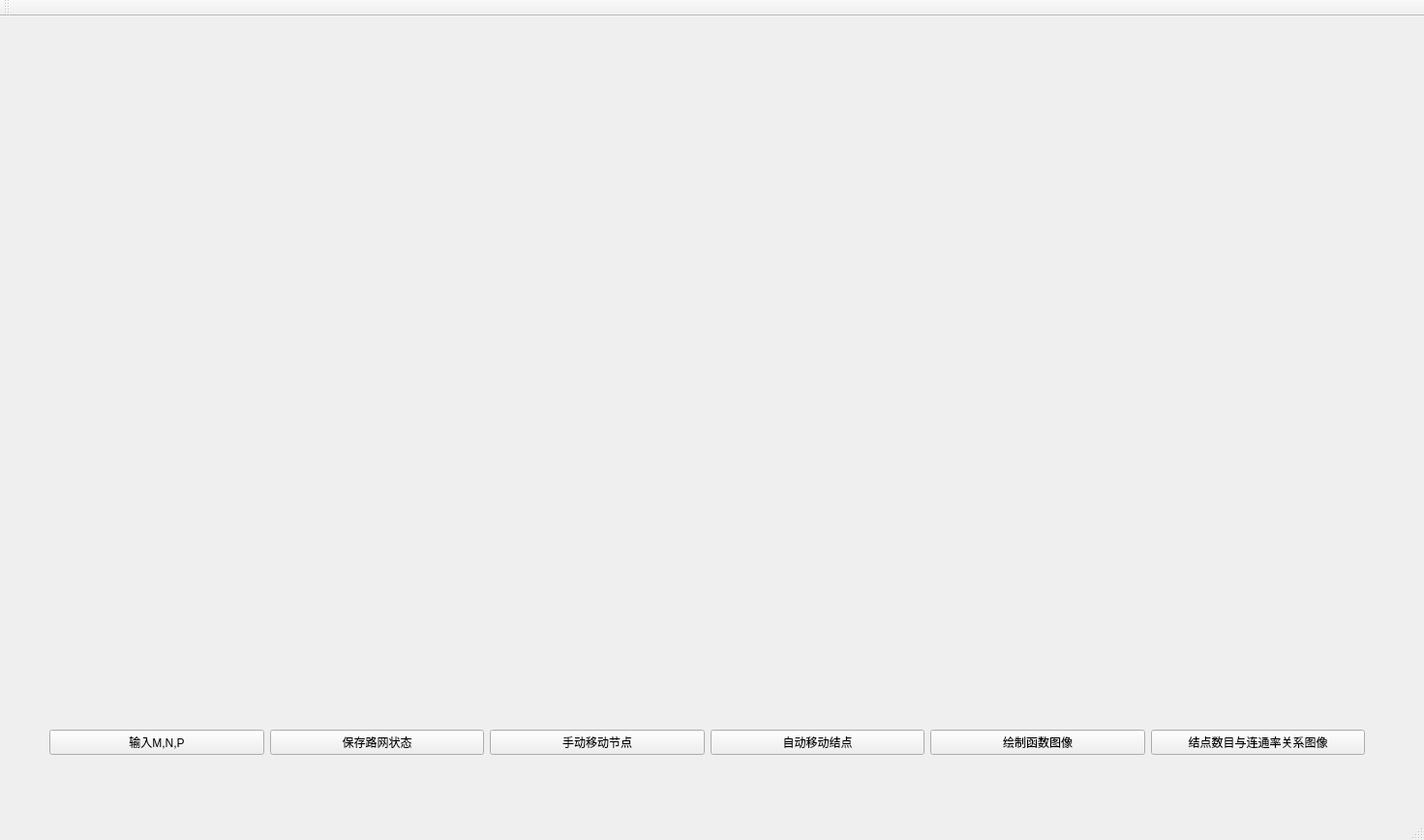
<?xml version="1.0" encoding="UTF-8"?>
<ui version="4.0">
 <class>MainWindow</class>
 <widget class="QMainWindow" name="MainWindow">
  <property name="geometry">
   <rect>
    <x>0</x>
    <y>0</y>
    <width>1471</width>
    <height>868</height>
   </rect>
  </property>
  <property name="sizePolicy">
   <sizepolicy hsizetype="Preferred" vsizetype="Preferred">
    <horstretch>5</horstretch>
    <verstretch>0</verstretch>
   </sizepolicy>
  </property>
  <property name="windowTitle">
   <string>MobileAdHocNetwork</string>
  </property>
  <widget class="QWidget" name="centralWidget">
   <widget class="QWidget" name="ButtonWidget" native="true">
    <property name="geometry">
     <rect>
      <x>40</x>
      <y>680</y>
      <width>1381</width>
      <height>141</height>
     </rect>
    </property>
    <property name="sizePolicy">
     <sizepolicy hsizetype="Preferred" vsizetype="Preferred">
      <horstretch>0</horstretch>
      <verstretch>0</verstretch>
     </sizepolicy>
    </property>
    <property name="minimumSize">
     <size>
      <width>0</width>
      <height>0</height>
     </size>
    </property>
    <property name="baseSize">
     <size>
      <width>0</width>
      <height>0</height>
     </size>
    </property>
    <layout class="QHBoxLayout" name="horizontalLayout_2">
     <item>
      <widget class="QPushButton" name="InputButten">
       <property name="text">
        <string>输入M,N,P</string>
       </property>
      </widget>
     </item>
     <item>
      <widget class="QPushButton" name="SaveButton">
       <property name="minimumSize">
        <size>
         <width>0</width>
         <height>0</height>
        </size>
       </property>
       <property name="text">
        <string>保存路网状态</string>
       </property>
      </widget>
     </item>
     <item>
      <widget class="QPushButton" name="MoveButton">
       <property name="text">
        <string>手动移动节点</string>
       </property>
      </widget>
     </item>
     <item>
      <widget class="QPushButton" name="AutoMoveButton">
       <property name="text">
        <string>自动移动结点</string>
       </property>
      </widget>
     </item>
     <item>
      <widget class="QPushButton" name="pushButton_4">
       <property name="text">
        <string>绘制函数图像</string>
       </property>
      </widget>
     </item>
     <item>
      <widget class="QPushButton" name="pushButton">
       <property name="text">
        <string>结点数目与连通率关系图像</string>
       </property>
      </widget>
     </item>
    </layout>
   </widget>
  </widget>
  <widget class="QMenuBar" name="menuBar">
   <property name="geometry">
    <rect>
     <x>0</x>
     <y>0</y>
     <width>1471</width>
     <height>21</height>
    </rect>
   </property>
  </widget>
  <widget class="QToolBar" name="mainToolBar">
   <attribute name="toolBarArea">
    <enum>TopToolBarArea</enum>
   </attribute>
   <attribute name="toolBarBreak">
    <bool>false</bool>
   </attribute>
  </widget>
  <widget class="QStatusBar" name="statusBar"/>
 </widget>
 <layoutdefault spacing="6" margin="11"/>
 <resources/>
 <connections/>
</ui>
